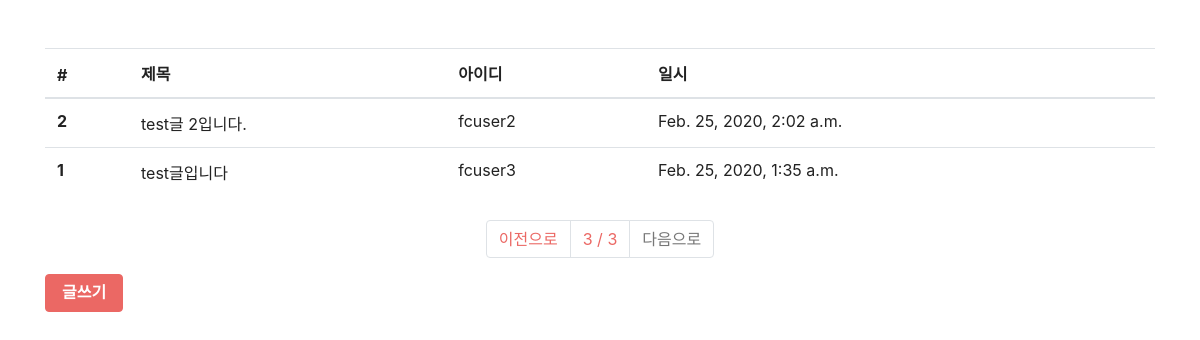
The app's page /board/list/?p=3 with its own data.
### board/models.py (models this page shows, shortened)
class Board(models.Model):
    objects = models.Manager()
    title = models.CharField(max_length=128, verbose_name="제목")
    contents = models.TextField(verbose_name="내용")
    writer = models.ForeignKey('fcuser.Fcuser',on_delete=models.CASCADE, verbose_name = '작성자')
    registered_dttm = models.DateTimeField(auto_now_add=True, verbose_name="등록시간")
    class Meta:
        db_table = 'fastcampus_board'
        verbose_name = '패스트캠퍼스 게시글'
        verbose_name_plural = '패스트캠퍼스 게시글'

### fcuser/models.py (models this page shows)
class Fcuser(models.Model):
    objects = models.Manager()
    username = models.CharField(max_length = 32,
                                verbose_name = '사용자명')
    password = models.CharField(max_length= 64,
                                verbose_name = '비밀번호')
    useremail = models.EmailField(max_length=128,
                                verbose_name = '사용자 이메일')
    registered_dttm = models.DateTimeField(auto_now_add=True,
                                            verbose_name='등록시간')
    def __str__(self):              #username으로 화면에 띄우고 싶을 때
        return self.username
    class Meta:
        db_table = 'fastcampus_fcuser'  #table_name을 직접 설정하고 싶을 때
        verbose_name = 'fastcampus user'    #복수형이 들어감

### board/views.py (the view)
# urls.py: path('list/', views.board_list),
def board_list(request):
    all_boards = Board.objects.all().order_by('-id')
    page = request.GET.get('p',1)
    paginator = Paginator(all_boards,2)
    boards = paginator.get_page(page)
    return render(request,'board_list.html', {'boards':boards})

### board/templates/board_list.html
{% extends "base.html" %}
{% block contents %}
<div class = "row mt-5">
    <div class = "col-12">
        <table class = "table">
            <thead>
                <tr>
                    <th>#</th>
                    <th>제목</th>
                    <th>아이디</th>
                    <th>일시</th>
                </tr>
            </thead>
            <tbody>
                {% for board in boards %}
            <tr onclick="location.href='/board/detail/{{ board.id }}'">
                    <th>{{ board.id }}</th>
                    <td>{{ board.title }}</td>
                    <td>{{ board.writer }}</td>
                    <td>{{ board.registered_dttm }}</td>
                </tr>
                {% endfor %}
            </tbody>
        </table>
    </div>
</div>
<div class="row mt-2">
    <div class="col-12">
        <nav>
            <ul class = "pagination justify-content-center">
                {% if boards.has_previous %}
                <li class="page-item">
                    <a class="page-link" href="?p={{ boards.previous_page_number }}">이전으로</a>
                </li>
                {% else %}
                <li class="page-item disabled">
                    <a class="page-link" href="#">이전으로</a>
                </li>
                {% endif %}
                <li class="page-item">
                    <a class="page-link" href="#">{{ boards.number}} / {{ boards.paginator.num_pages }}</a>
                </li>
                {% if boards.has_next %}
                <li class="page-item">
                    <a class="page-link" href="?p={{ boards.next_page_number }}">다음으로</a>
                </li>
                {% else %}
                <li class="page-item disabled">
                    <a class="page-link" href="#">다음으로</a>
                </li >
                {% endif %}
            </ul>
        </nav>
    </div>
</div>
<div class = "row">
    <div class = "col-12">
        <button class="btn btn-primary" onclick="location.href='/board/write/'">글쓰기</button>
    </div>
</div>
{% endblock %}

### records on screen
Board: id "2", title "test글 2입니다.", writer "fcuser2", registered_dttm "Feb. 25, 2020, 2:02 a.m."
Board: id "1", title "test글입니다", writer "fcuser3", registered_dttm "Feb. 25, 2020, 1:35 a.m."

### other values on screen
{{ boards.number }} "3"
{{ boards.paginator.num_pages }} "3"
